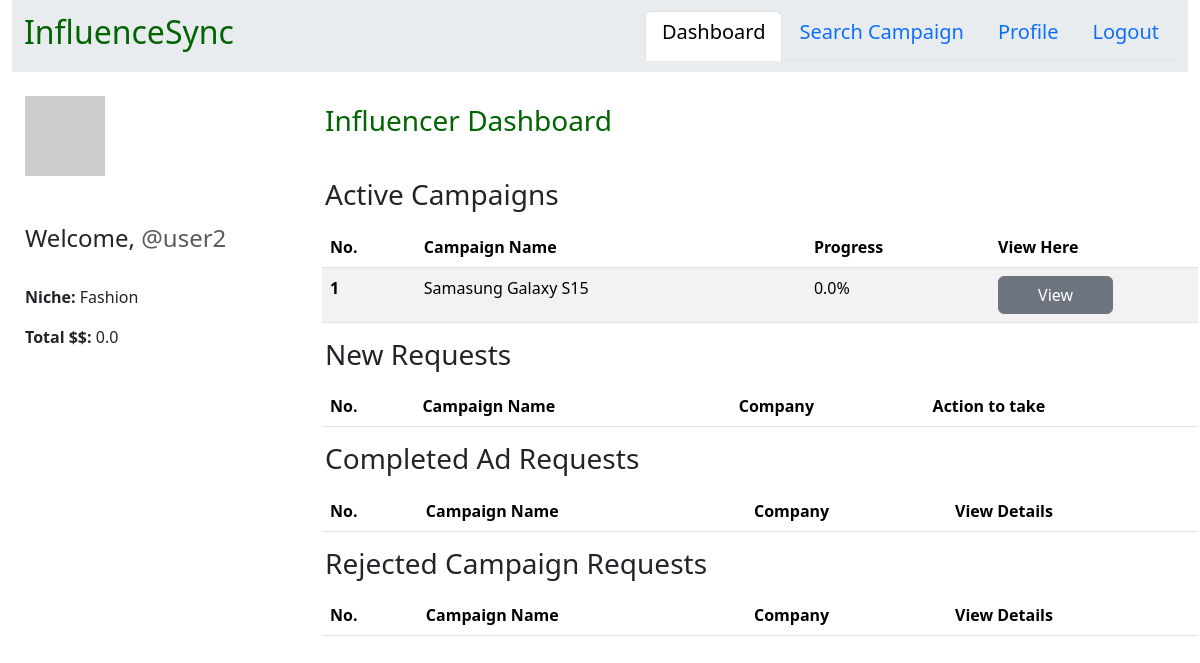
The app's page /influencer_dash (signed in), older data.
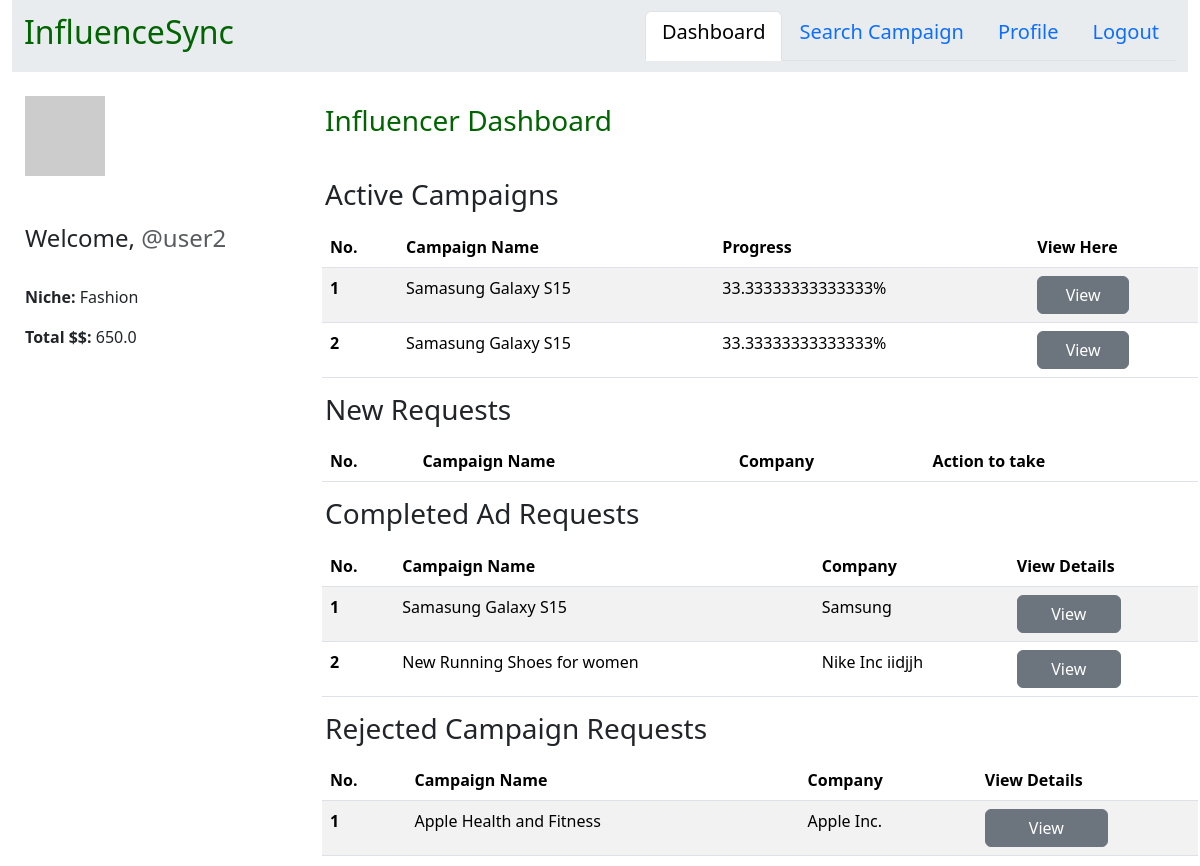
The same page, newer data.
### models.py (models this page shows)
class Influencer(db.Model):
    __tablename__ = 'influencers'
    id = db.Column(db.Integer, primary_key=True)
    user_id = db.Column(db.Integer, db.ForeignKey('users.id'),unique=True,nullable=False)
    niche = db.Column(db.String(100), nullable=False)
    reach = db.Column(db.Integer, nullable=False)
    total_earnings = db.Column(db.Float,default=0.0)
    platform = db.Column(db.String(50), nullable=False)
    user = db.relationship('User', backref=db.backref('influencer', uselist=False))

class Campaign(db.Model):
    __tablename__ = 'campaigns'
    id = db.Column(db.Integer, primary_key=True)
    name = db.Column(db.String(200), nullable=False, unique=True)
    description = db.Column(db.Text,nullable=False)
    start_date = db.Column(db.Date, nullable=False)
    end_date = db.Column(db.Date, nullable=False)
    budget = db.Column(db.Float, nullable=False)
    visibility = db.Column(db.String(30), nullable=False, default='public')
    goals = db.Column(db.String(150))
    niche = db.Column(db.String(100), nullable=False)
    status = db.Column(db.String(50), nullable=False, default='active')  # 'active', 'completed'
    sponsor_id = db.Column(db.Integer, db.ForeignKey('sponsors.id'), nullable=False)
    sponsor = db.relationship('Sponsor', backref=db.backref('campaigns', lazy=True))
    ad_requests = db.relationship('AdRequest', backref='campaign', cascade='all, delete-orphan', lazy=True)
    @property
    def progress(self):
        accepted_requests = [req for req in self.ad_requests if req.status == 'accepted' or req.status == 'done']
        done_requests = len([req for req in accepted_requests if req.status == 'done'])
        total_accepted_requests = len(accepted_requests)
        return (done_requests / total_accepted_requests) * 100 if total_accepted_requests > 0 else 0

class AdRequest(db.Model):
    __tablename__ = 'ad_requests'
    id = db.Column(db.Integer, primary_key=True)
    campaign_id = db.Column(db.Integer, db.ForeignKey('campaigns.id'), nullable=False)
    influencer_id = db.Column(db.Integer, db.ForeignKey('influencers.id'), nullable=False)
    message = db.Column(db.String(500),nullable=False)
    requirements = db.Column(db.String(500),nullable=False)
    payment_amount = db.Column(db.Float, nullable=False)
    status = db.Column(db.String(50), nullable=False, default='pending')   # 'Pending', 'Accepted', 'Rejected', 'done
    influencer = db.relationship('Influencer', backref=db.backref('ad_requests', lazy=True))

class Sponsor(db.Model):
    __tablename__ = 'sponsors'
    id = db.Column(db.Integer, primary_key=True)
    user_id = db.Column(db.Integer, db.ForeignKey('users.id'),unique=True, nullable=False)
    company_name = db.Column(db.String(200), nullable=False)
    industry = db.Column(db.String(100),nullable=False)
    user = db.relationship('User', backref=db.backref('sponsor', uselist=False))

class CampaignRequest(db.Model):
    __tablename__ = 'campaign_requests'
    id = db.Column(db.Integer, primary_key=True)
    campaign_id = db.Column(db.Integer, db.ForeignKey('campaigns.id'), nullable=False)
    influencer_id = db.Column(db.Integer, db.ForeignKey('influencers.id'), nullable=False)
    message = db.Column(db.String(500), nullable=False)
    status = db.Column(db.String(50),nullable=False)  # 'Pending', 'Accepted', 'Rejected'
    campaign = db.relationship('Campaign', backref=db.backref('campaign_requests', lazy=True))
    influencer = db.relationship('Influencer', backref=db.backref('campaign_requests', lazy=True))

### routes.py (the view)
@app.route('/influencer_dash')
@login_required
def influencer_dash():
    user = current_user
    if user.role == 'influencer':
        influencer = Influencer.query.filter_by(user_id=user.id).first()
        active_campaigns = AdRequest.query.filter(
            AdRequest.influencer_id == influencer.id,
            AdRequest.status == 'accepted'
        ).all()
        new_requests = AdRequest.query.filter(
            AdRequest.influencer_id == influencer.id,
            AdRequest.status == 'pending'
        ).all()
        campaigns_with_progress = []
        for ad_request in active_campaigns:
            campaign = ad_request.campaign
            progress = campaign.progress
            campaigns_with_progress.append({
                'campaign': campaign,
                'progress': progress
            })
        completed_requests = AdRequest.query.filter_by(
            influencer_id=influencer.id, status='done').all()
        rejected_campaign_requests = CampaignRequest.query.filter(
            CampaignRequest.influencer_id == influencer.id,
            CampaignRequest.status == 'rejected'
        ).all()
        return render_template('influencer_dash.html',
                               user=user, influencer=influencer,
                               active_campaigns=campaigns_with_progress,
                               new_requests=new_requests,
                               completed_requests=completed_requests,
                               rejected_campaign_requests=rejected_campaign_requests)
    else:
        flash('Unauthorized access!', 'danger')
        return redirect(url_for('login'))

### routes.py (called while the page is built)
@login_manager.user_loader
def load_user(user_id):
    return User.query.get(int(user_id))

### templates/influencer_dash.html (shortened to what the changed rows need)
{% extends "layouts.html" %}
{% block style %}
    <link rel="stylesheet" href="{{ url_for('static', filename='styles.css') }}">
{% endblock %}
{% block content %}
<div class="container-fluid">
    <nav class="navbar navbar-expand-lg bg-body-secondary">
        <div class="container-fluid">
            <a class="navbar-brand" href="#"><h2 style="color:darkgreen; text-align:center">InfluenceSync</h2></a>
        </div>
    </nav>
    <br>
    <div class="row">
        <div class="col-md-3" style="padding-left: 25px;">
            <div class="profile-pic">
                <img src="https://api.dicebear.com/9.x/lorelei/svg?seed={{ user.username }}">
            </div>
            <br><br>
            <h4 class="card-text">Welcome, <span class="text-muted">@{{ user.username }}</span></h4><br>
            <p class="card-text"><strong>Niche:</strong> {{ influencer.niche }}</p>
            <p class="card-text"><strong>Total $$:</strong> {{ influencer.total_earnings }}</p>
        </div>
        <div class="col-md-9">
            <h3 class="headings" style="color:darkgreen;">Influencer Dashboard</h3><br>
            <table class="table table-light-success table-striped">
                <thead>
                    <tr>
                        <th scope="col">No.</th>
                        <th scope="col">Campaign Name</th>
                        <th scope="col">Progress</th>
                        <th scope="col">View Here</th>
                    </tr>
                </thead>
                <tbody>
                    {% for campaign_info in active_campaigns %}
                    <tr>
                        <th scope="row">{{ loop.index }}</th>
                        <td>{{ campaign_info.campaign.name }}</td>
                        <td>{{ campaign_info.progress }}%</td>
                        <td>
                            <button type="button" class="btn btn-secondary view-campaign-btn"
                                    data-bs-toggle="modal"
                                    data-bs-target="#viewCampaignModal"
                                    data-campaign-name="{{ campaign_info.campaign.name }}"
                                    data-progress="{{ campaign_info.progress }}"
                                    data-description="{{ campaign_info.campaign.description }}"
                                    data-start-date="{{ campaign_info.campaign.start_date }}"
                                    data-end-date="{{ campaign_info.campaign.end_date }}"
                                    data-budget="{{ campaign_info.campaign.budget}}">
                                View
                            </button>
                        </td>
                    {% endfor %}
                </tbody>
            </table>
            <table class="table table-light-success table-striped">
                <thead>
                    <tr>
                        <th scope="col">No.</th>
                        <th scope="col">Campaign Name</th>
                        <th scope="col">Company</th>
                        <th scope="col" colspan="3">Action to take</th>
                    </tr>
                </thead>
            </table>
            <table class="table table-light-success table-striped">
                <thead>
                    <tr>
                        <th scope="col">No.</th>
                        <th scope="col">Campaign Name</th>
                        <th scope="col">Company</th>
                        <th scope="col">View Details</th>
                    </tr>
                </thead>
                <tbody>
                    {% for request in completed_requests %}
                    <tr>
                        <th scope="row">{{ loop.index }}</th>
                        <td>{{ request.campaign.name }}</td>
                        <td>{{ request.campaign.sponsor.company_name }}</td>
                        <td>
                            <button type="button" class="btn btn-secondary view-ad-request-btn"
                                    data-bs-toggle="modal"
                                    data-bs-target="#viewAdRequestModal"
                                    data-campaign-name="{{ request.campaign.name }}"
                                    data-company="{{ request.campaign.sponsor.company_name }}"
                                    data-description="{{ request.campaign.description }}"
                                    data-requirements="{{ request.requirements }}"
                                    data-start-date="{{ request.campaign.start_date }}"
                                    data-end-date="{{ request.campaign.end_date }}"
                                    data-niche="{{ request.campaign.niche }}"
                                    data-message="{{ request.message }}"
                                    data-payment="{{ request.payment_amount }}"
                                    data-status="{{ request.status }}">
                                View
                            </button>
                        </td>
                    </tr>
                    {% endfor %}
                </tbody>
            </table>
            <table class="table table-light-danger table-striped">
                <thead>
                    <tr>
                        <th scope="col">No.</th>
                        <th scope="col">Campaign Name</th>
                        <th scope="col">Company</th>
                        <th scope="col">View Details</th>
                    </tr>
                </thead>
                <tbody>
                    {% for request in rejected_campaign_requests %}
                    <tr>
                        <th scope="row">{{ loop.index }}</th>
                        <td>{{ request.campaign.name }}</td>
                        <td>{{ request.campaign.sponsor.company_name }}</td>
                        <td>
                            <button type="button" class="btn btn-secondary view-rejected-request-btn"
                                    data-bs-toggle="modal"
                                    data-bs-target="#viewRejectedRequestModal"
                                    data-campaign-name="{{ request.campaign.name }}"
                                    data-company="{{ request.campaign.sponsor.company_name }}"
                                    data-message="{{ request.message }}"
                                    data-status="{{ request.status }}">
                                View
                            </button>
                        </td>
                    </tr>
                    {% endfor %}
                </tbody>
            </table>
        </div>
    </div>
</div>
{% endblock %}

Row changes from the older to the newer data that the page shows:
changed Influencer "Fashion": total_earnings "0.0" → "650.0"
added AdRequest: campaign.name "Samasung Galaxy S15", campaign.sponsor.company_name "Samsung"
added AdRequest: campaign.name "New Running Shoes for women", campaign.sponsor.company_name "Nike Inc iidjjh"
added CampaignRequest: campaign.name "Apple Health and Fitness", campaign.sponsor.company_name "Apple Inc."
Text that changed along with them:
new list line: "1 33.33333333333333 % View"
new list line: "Samasung Galaxy S15"
new list line: "2 33.33333333333333 % View"
list line gone: "1 0.0 % View"
list line gone: "Samasung Galaxy S15"
